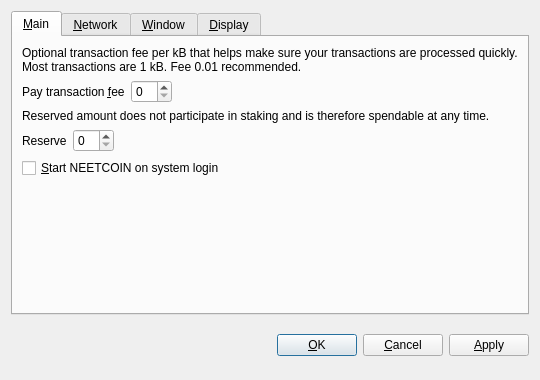
<?xml version="1.0" encoding="UTF-8"?>
<ui version="4.0">
 <class>OptionsDialog</class>
 <widget class="QDialog" name="OptionsDialog">
  <property name="geometry">
   <rect>
    <x>0</x>
    <y>0</y>
    <width>540</width>
    <height>380</height>
   </rect>
  </property>
  <property name="windowTitle">
   <string>Options</string>
  </property>
  <property name="modal">
   <bool>true</bool>
  </property>
  <layout class="QVBoxLayout" name="verticalLayout">
   <item>
    <widget class="QTabWidget" name="tabWidget">
     <property name="tabPosition">
      <enum>QTabWidget::North</enum>
     </property>
     <property name="currentIndex">
      <number>0</number>
     </property>
     <widget class="QWidget" name="tabMain">
      <attribute name="title">
       <string>&amp;Main</string>
      </attribute>
      <layout class="QVBoxLayout" name="verticalLayout_Main">
       <item>
        <widget class="QLabel" name="transactionFeeInfoLabel">
         <property name="text">
          <string>Optional transaction fee per kB that helps make sure your transactions are processed quickly. Most transactions are 1 kB. Fee 0.01 recommended.</string>
         </property>
         <property name="textFormat">
          <enum>Qt::PlainText</enum>
         </property>
         <property name="wordWrap">
          <bool>true</bool>
         </property>
        </widget>
       </item>
       <item>
        <layout class="QHBoxLayout" name="horizontalLayoutFee">
         <item>
          <widget class="QLabel" name="transactionFeeLabel">
           <property name="text">
            <string>Pay transaction &amp;fee</string>
           </property>
           <property name="textFormat">
            <enum>Qt::PlainText</enum>
           </property>
           <property name="buddy">
            <cstring>transactionFee</cstring>
           </property>
          </widget>
         </item>
         <item>
          <widget class="BitcoinAmountField" name="transactionFee"/>
         </item>
         <item>
          <spacer name="horizontalSpacerFee">
           <property name="orientation">
            <enum>Qt::Horizontal</enum>
           </property>
           <property name="sizeHint" stdset="0">
            <size>
             <width>40</width>
             <height>20</height>
            </size>
           </property>
          </spacer>
         </item>
        </layout>
       </item>
       <item>
        <widget class="QLabel" name="reserveBalanceInfoLabel">
         <property name="text">
          <string>Reserved amount does not participate in staking and is therefore spendable at any time.</string>
         </property>
         <property name="textFormat">
          <enum>Qt::PlainText</enum>
         </property>
         <property name="wordWrap">
          <bool>true</bool>
         </property>
        </widget>
       </item>
       <item>
        <layout class="QHBoxLayout" name="horizontalLayoutReserveBalance">
         <item>
          <widget class="QLabel" name="reserveBalanceLabel">
           <property name="text">
            <string>Reserve</string>
           </property>
           <property name="textFormat">
            <enum>Qt::PlainText</enum>
           </property>
           <property name="buddy">
            <cstring>reserveBalance</cstring>
           </property>
          </widget>
         </item>
         <item>
          <widget class="BitcoinAmountField" name="reserveBalance"/>
         </item>
         <item>
          <spacer name="horizontalSpacerReserveBalance">
           <property name="orientation">
            <enum>Qt::Horizontal</enum>
           </property>
           <property name="sizeHint" stdset="0">
            <size>
             <width>40</width>
             <height>20</height>
            </size>
           </property>
          </spacer>
         </item>
        </layout>
       </item>
       <item>
        <widget class="QCheckBox" name="bitcoinAtStartup">
         <property name="toolTip">
          <string>Automatically start NEETCOIN after logging in to the system.</string>
         </property>
         <property name="text">
          <string>&amp;Start NEETCOIN on system login</string>
         </property>
        </widget>
       </item>
       <item>
        <spacer name="verticalSpacer_Main">
         <property name="orientation">
          <enum>Qt::Vertical</enum>
         </property>
         <property name="sizeHint" stdset="0">
          <size>
           <width>20</width>
           <height>40</height>
          </size>
         </property>
        </spacer>
       </item>
      </layout>
     </widget>
     <widget class="QWidget" name="tabNetwork">
      <attribute name="title">
       <string>&amp;Network</string>
      </attribute>
      <layout class="QVBoxLayout" name="verticalLayout_Network">
       <item>
        <widget class="QCheckBox" name="mapPortUpnp">
         <property name="toolTip">
          <string>Automatically open the NEETCOIN client port on the router. This only works when your router supports UPnP and it is enabled.</string>
         </property>
         <property name="text">
          <string>Map port using &amp;UPnP</string>
         </property>
        </widget>
       </item>
       <item>
        <widget class="QCheckBox" name="connectSocks">
         <property name="toolTip">
          <string>Connect to the NEETCOIN network through a SOCKS proxy (e.g. when connecting through Tor).</string>
         </property>
         <property name="text">
          <string>&amp;Connect through SOCKS proxy:</string>
         </property>
        </widget>
       </item>
       <item>
        <layout class="QHBoxLayout" name="horizontalLayout_Network">
         <item>
          <widget class="QLabel" name="proxyIpLabel">
           <property name="text">
            <string>Proxy &amp;IP:</string>
           </property>
           <property name="textFormat">
            <enum>Qt::PlainText</enum>
           </property>
           <property name="buddy">
            <cstring>proxyIp</cstring>
           </property>
          </widget>
         </item>
         <item>
          <widget class="QValidatedLineEdit" name="proxyIp">
           <property name="maximumSize">
            <size>
             <width>140</width>
             <height>16777215</height>
            </size>
           </property>
           <property name="toolTip">
            <string>IP address of the proxy (e.g. 127.0.0.1)</string>
           </property>
          </widget>
         </item>
         <item>
          <widget class="QLabel" name="proxyPortLabel">
           <property name="text">
            <string>&amp;Port:</string>
           </property>
           <property name="textFormat">
            <enum>Qt::PlainText</enum>
           </property>
           <property name="buddy">
            <cstring>proxyPort</cstring>
           </property>
          </widget>
         </item>
         <item>
          <widget class="QLineEdit" name="proxyPort">
           <property name="maximumSize">
            <size>
             <width>55</width>
             <height>16777215</height>
            </size>
           </property>
           <property name="toolTip">
            <string>Port of the proxy (e.g. 9050)</string>
           </property>
          </widget>
         </item>
         <item>
          <widget class="QLabel" name="socksVersionLabel">
           <property name="text">
            <string>SOCKS &amp;Version:</string>
           </property>
           <property name="textFormat">
            <enum>Qt::PlainText</enum>
           </property>
           <property name="buddy">
            <cstring>socksVersion</cstring>
           </property>
          </widget>
         </item>
         <item>
          <widget class="QValueComboBox" name="socksVersion">
           <property name="toolTip">
            <string>SOCKS version of the proxy (e.g. 5)</string>
           </property>
          </widget>
         </item>
         <item>
          <spacer name="horizontalSpacer_Network">
           <property name="orientation">
            <enum>Qt::Horizontal</enum>
           </property>
           <property name="sizeHint" stdset="0">
            <size>
             <width>40</width>
             <height>20</height>
            </size>
           </property>
          </spacer>
         </item>
        </layout>
       </item>
       <item>
        <spacer name="verticalSpacer_Network">
         <property name="orientation">
          <enum>Qt::Vertical</enum>
         </property>
         <property name="sizeHint" stdset="0">
          <size>
           <width>20</width>
           <height>40</height>
          </size>
         </property>
        </spacer>
       </item>
      </layout>
     </widget>
     <widget class="QWidget" name="tabWindow">
      <attribute name="title">
       <string>&amp;Window</string>
      </attribute>
      <layout class="QVBoxLayout" name="verticalLayout_Window">
       <item>
        <widget class="QCheckBox" name="minimizeToTray">
         <property name="toolTip">
          <string>Show only a tray icon after minimizing the window.</string>
         </property>
         <property name="text">
          <string>&amp;Minimize to the tray instead of the taskbar</string>
         </property>
        </widget>
       </item>
       <item>
        <widget class="QCheckBox" name="minimizeOnClose">
         <property name="toolTip">
          <string>Minimize instead of exit the application when the window is closed. When this option is enabled, the application will be closed only after selecting Quit in the menu.</string>
         </property>
         <property name="text">
          <string>M&amp;inimize on close</string>
         </property>
        </widget>
       </item>
       <item>
        <spacer name="verticalSpacer_Window">
         <property name="orientation">
          <enum>Qt::Vertical</enum>
         </property>
         <property name="sizeHint" stdset="0">
          <size>
           <width>20</width>
           <height>40</height>
          </size>
         </property>
        </spacer>
       </item>
      </layout>
     </widget>
     <widget class="QWidget" name="tabDisplay">
      <attribute name="title">
       <string>&amp;Display</string>
      </attribute>
      <layout class="QVBoxLayout" name="verticalLayout_Display">
       <item>
        <layout class="QHBoxLayout" name="horizontalLayout_1_Display">
         <item>
          <widget class="QLabel" name="langLabel">
           <property name="text">
            <string>User Interface &amp;language:</string>
           </property>
           <property name="textFormat">
            <enum>Qt::PlainText</enum>
           </property>
           <property name="buddy">
            <cstring>lang</cstring>
           </property>
          </widget>
         </item>
         <item>
          <widget class="QValueComboBox" name="lang">
           <property name="toolTip">
            <string>The user interface language can be set here. This setting will take effect after restarting NEETCOIN.</string>
           </property>
          </widget>
         </item>
        </layout>
       </item>
       <item>
        <layout class="QHBoxLayout" name="horizontalLayout_2_Display">
         <item>
          <widget class="QLabel" name="unitLabel">
           <property name="text">
            <string>&amp;Unit to show amounts in:</string>
           </property>
           <property name="textFormat">
            <enum>Qt::PlainText</enum>
           </property>
           <property name="buddy">
            <cstring>unit</cstring>
           </property>
          </widget>
         </item>
         <item>
          <widget class="QValueComboBox" name="unit">
           <property name="toolTip">
            <string>Choose the default subdivision unit to show in the interface and when sending coins.</string>
           </property>
          </widget>
         </item>
        </layout>
       </item>
       <item>
        <widget class="QCheckBox" name="displayAddresses">
         <property name="toolTip">
          <string>Whether to show NEETCOIN addresses in the transaction list or not.</string>
         </property>
         <property name="text">
          <string>&amp;Display addresses in transaction list</string>
         </property>
        </widget>
       </item>
       <item>
        <widget class="QCheckBox" name="coinControlFeatures">
         <property name="toolTip">
          <string>Whether to show coin control features or not.</string>
         </property>
         <property name="text">
          <string>Display coin &amp;control features (experts only!)</string>
         </property>
        </widget>
       </item>
       <item>
        <spacer name="verticalSpacer_Display">
         <property name="orientation">
          <enum>Qt::Vertical</enum>
         </property>
         <property name="sizeHint" stdset="0">
          <size>
           <width>20</width>
           <height>40</height>
          </size>
         </property>
        </spacer>
       </item>
      </layout>
     </widget>
    </widget>
   </item>
   <item>
    <layout class="QHBoxLayout" name="horizontalLayout_Buttons">
     <item>
      <spacer name="horizontalSpacer_1">
       <property name="orientation">
        <enum>Qt::Horizontal</enum>
       </property>
       <property name="sizeHint" stdset="0">
        <size>
         <width>40</width>
         <height>48</height>
        </size>
       </property>
      </spacer>
     </item>
     <item>
      <widget class="QLabel" name="statusLabel">
       <property name="font">
        <font>
         <weight>75</weight>
         <bold>true</bold>
        </font>
       </property>
       <property name="text">
        <string/>
       </property>
       <property name="textFormat">
        <enum>Qt::PlainText</enum>
       </property>
       <property name="wordWrap">
        <bool>true</bool>
       </property>
      </widget>
     </item>
     <item>
      <spacer name="horizontalSpacer_2">
       <property name="orientation">
        <enum>Qt::Horizontal</enum>
       </property>
       <property name="sizeHint" stdset="0">
        <size>
         <width>40</width>
         <height>48</height>
        </size>
       </property>
      </spacer>
     </item>
     <item>
      <widget class="QPushButton" name="okButton">
       <property name="text">
        <string>&amp;OK</string>
       </property>
      </widget>
     </item>
     <item>
      <widget class="QPushButton" name="cancelButton">
       <property name="text">
        <string>&amp;Cancel</string>
       </property>
       <property name="autoDefault">
        <bool>false</bool>
       </property>
      </widget>
     </item>
     <item>
      <widget class="QPushButton" name="applyButton">
       <property name="text">
        <string>&amp;Apply</string>
       </property>
       <property name="autoDefault">
        <bool>false</bool>
       </property>
      </widget>
     </item>
    </layout>
   </item>
  </layout>
 </widget>
 <customwidgets>
  <customwidget>
   <class>BitcoinAmountField</class>
   <extends>QSpinBox</extends>
   <header>bitcoinamountfield.h</header>
  </customwidget>
  <customwidget>
   <class>QValueComboBox</class>
   <extends>QComboBox</extends>
   <header>qvaluecombobox.h</header>
  </customwidget>
  <customwidget>
   <class>QValidatedLineEdit</class>
   <extends>QLineEdit</extends>
   <header>qvalidatedlineedit.h</header>
  </customwidget>
 </customwidgets>
 <resources/>
 <connections/>
</ui>
